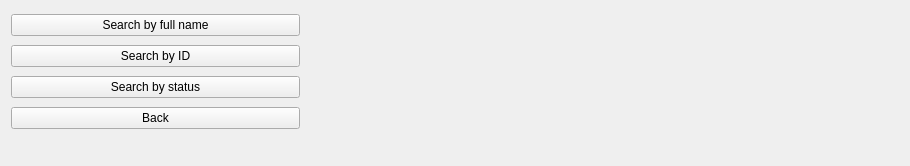
      <widget class="QWidget" name="page_find">
       <layout class="QGridLayout" name="gridLayout_10">
        <item row="0" column="3">
         <spacer name="verticalSpacer_5">
          <property name="orientation">
           <enum>Qt::Vertical</enum>
          </property>
          <property name="sizeHint" stdset="0">
           <size>
            <width>20</width>
            <height>124</height>
           </size>
          </property>
         </spacer>
        </item>
        <item row="0" column="0">
         <layout class="QVBoxLayout" name="verticalLayout">
          <item>
           <widget class="QPushButton" name="findNameWidget">
            <property name="text">
             <string>Search by full name</string>
            </property>
           </widget>
          </item>
          <item>
           <widget class="QPushButton" name="findIDWidget">
            <property name="text">
             <string>Search by ID</string>
            </property>
           </widget>
          </item>
          <item>
           <widget class="QPushButton" name="findStatusWidget">
            <property name="text">
             <string>Search by status</string>
            </property>
           </widget>
          </item>
          <item>
           <widget class="QPushButton" name="backFind">
            <property name="text">
             <string>Back</string>
            </property>
           </widget>
          </item>
         </layout>
        </item>
        <item row="2" column="2">
         <spacer name="horizontalSpacer_15">
          <property name="orientation">
           <enum>Qt::Horizontal</enum>
          </property>
          <property name="sizeHint" stdset="0">
           <size>
            <width>289</width>
            <height>20</height>
           </size>
          </property>
         </spacer>
        </item>
        <item row="2" column="1">
         <spacer name="horizontalSpacer_14">
          <property name="orientation">
           <enum>Qt::Horizontal</enum>
          </property>
          <property name="sizeHint" stdset="0">
           <size>
            <width>290</width>
            <height>20</height>
           </size>
          </property>
         </spacer>
        </item>
        <item row="2" column="0">
         <spacer name="horizontalSpacer_13">
          <property name="orientation">
           <enum>Qt::Horizontal</enum>
          </property>
          <property name="sizeHint" stdset="0">
           <size>
            <width>289</width>
            <height>20</height>
           </size>
          </property>
         </spacer>
        </item>
       </layout>
      </widget>
